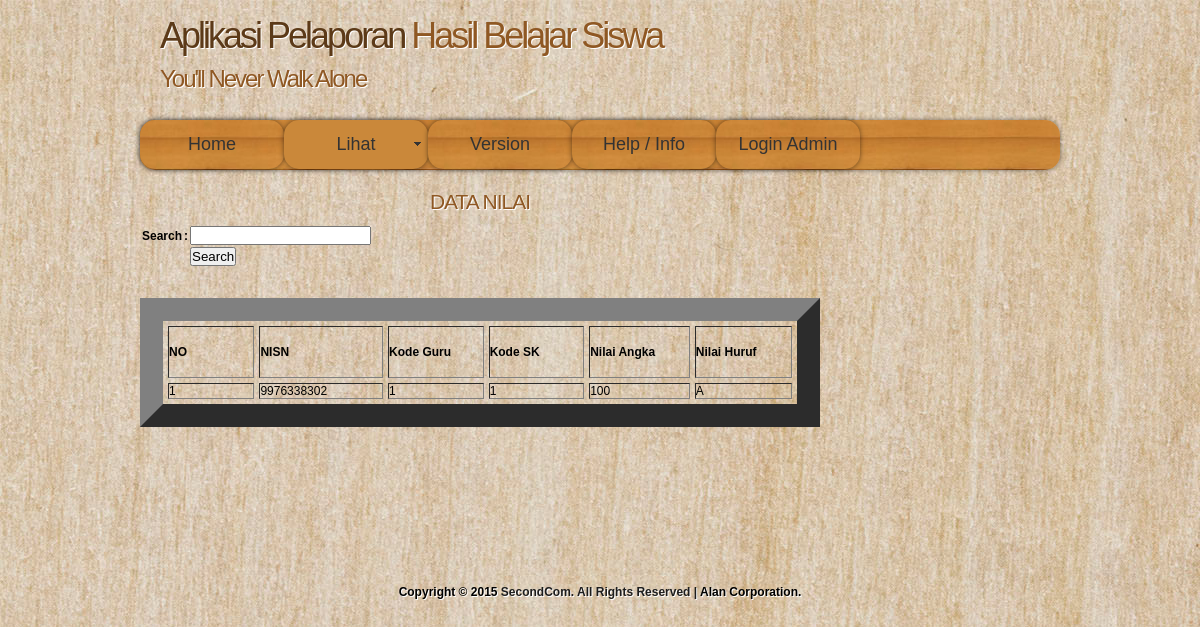
Screenshot of /ukAlan/user/tampil_nilai.php with the database file from the repository.
### tables this page shows
CREATE TABLE IF NOT EXISTS `nilai` (
  `NISN` char(10) NOT NULL,
  `Kode_guru` char(5) NOT NULL,
  `Kode_sk` char(5) NOT NULL,
  `Nilai_angka` varchar(8) NOT NULL,
  `Nilai_huruf` varchar(8) NOT NULL,
  PRIMARY KEY (`NISN`)
);

### ukAlan/user/tampil_nilai.php (the view, shortened to what this page needs)
<?php require_once('../Connections/koneksi.php'); ?>
<?php
$maxRows_nilai = 10;
$pageNum_nilai = 0;
$startRow_nilai = $pageNum_nilai * $maxRows_nilai;
$query_nilai = "SELECT * FROM nilai";
$query_limit_nilai = sprintf("%s LIMIT %d, %d", $query_nilai, $startRow_nilai, $maxRows_nilai);
$nilai = mysql_query($query_limit_nilai, $koneksi) or die(mysql_error());
$row_nilai = mysql_fetch_assoc($nilai);
?>
<!DOCTYPE html PUBLIC "-//W3C//DTD XHTML 1.1//EN" "http://www.w3.org/TR/xhtml11/DTD/xhtml11.dtd">
<html xmlns="http://www.w3.org/1999/xhtml" xml:lang="en">
<head>
  <link rel="stylesheet" type="text/css" href="../css/style.css" />
<link href="../SpryAssets/SpryMenuBarHorizontal.css" rel="stylesheet" type="text/css" />
</head>
<body>
  <div id="main">
    <div id="header">
	  <div id="banner">
	    <div id="welcome">
	      <h1><span>Aplikasi Pelaporan</span> Hasil Belajar Siswa</h1>
	    </div>
	    <div id="welcome_slogan">
	      <h1>You'll Never Walk Alone</h1>
	    </div>
	  </div>
    </div>
	<div id="menubar">
     <ul id="MenuBar1" class="MenuBarHorizontal">
<li class="current"><a href="../index.php">Home</a></li>
         <li><a class="MenuBarItemSubmenu" href="#">Lihat</a>
    </li>
         <li><a href="version.php">Version</a></li>
          <li><a href="help.php">Help / Info</a></li>
           <li><a href="../login">Login Admin</a></li>
</ul>
</div>
</div>
	<div id="site_content">
	  <div class="sidebar_container">
      </div>
	  <div id="content">
        <div class="content_item">
        <h1><div align="center">DATA NILAI</div></h1>
        <div align="left">
<form action="" method="post" enctype="multipart/form-data" name="form1">
<table width="200" border="0">
  <tr>
    <td width="47"><strong>Search</strong></td>
    <td width="10"><strong>:</strong></td>
    <td width="129">
      <label>
        <input type="text" name="search" id="search" />
      </label>
    </td>
  </tr>
  <tr>
    <td>&nbsp;</td>
    <td>&nbsp;</td>
    <td>
      <label>
        <input type="submit" name="search2" id="search2" value="Search" />
      </label>
    </td>
  </tr>
</table>
</form>
</div>
<p>&nbsp;</p>
        <div align="center"><table border="23" align="center" cellpadding="5" cellspacing="5">
          <tr>
            <td width="300px" height="50"><strong>NO</strong></td>
            <td width="300px" height="50"><strong>NISN</strong></td>
            <td width="300px" height="50"><strong>Kode Guru</strong></td>
            <td width="300px" height="50"><strong>Kode SK</strong></td>
            <td width="300px" height="50"><strong>Nilai Angka</strong></td>
            <td width="300px" height="50"><strong>Nilai Huruf</strong></td>
          </tr>
          <?php
		  if ((isset($_POST['search2'])) && ($_POST['search'] != "")) {
					$search = $_POST['search'];
					$sql="SELECT * FROM nilai WHERE NISN='$search' OR Kode_guru='$search' OR kode_sk='$search' OR Nilai_angka='$search' OR Nilai_huruf='$search' ;";
					$eksekusi_sql = mysql_query($sql,$koneksi) or die(mysql_error());
					$cari = mysql_fetch_assoc($eksekusi_sql);
			  $no = 1;
		  do { ?>
            <tr>
              <td><?php echo $no; ?></td>
              <td><?php echo $cari['NISN']; ?></td>
              <td><?php echo $cari['Kode_guru']; ?></td>
              <td><?php echo $cari['Kode_sk']; ?></td>
              <td><?php echo $cari['Nilai_angka']; ?></td>
              <td><?php echo $cari['Nilai_huruf']; ?></td>
            </tr>
            <?php
			$no++;
			} while ($cari = mysql_fetch_assoc($eksekusi_sql));
			}else{
			  $no = 1;
		  do { ?>
            <tr>
              <td><?php echo $no; ?></td>
              <td><?php echo $row_nilai['NISN']; ?></td>
              <td><?php echo $row_nilai['Kode_guru']; ?></td>
              <td><?php echo $row_nilai['Kode_sk']; ?></td>
              <td><?php echo $row_nilai['Nilai_angka']; ?></td>
              <td><?php echo $row_nilai['Nilai_huruf']; ?></td>
            </tr>
            <?php
			$no++;
			} while ($row_nilai = mysql_fetch_assoc($nilai)); }?>
            </div>
		  </div>
		    </div>
		  </div>
	  <br style="clear:both"/>
  <div id="footer"><br /><br /><br /><br /><br /><br />
  Copyright © 2015 <a href="http://www.second.com">SecondCom. All Rights Reserved | </a> Alan Corporation.
  </div>
</body>
</html>

### ukAlan/css/style.css (style rules this page uses)
html { height: 100%; }
* { margin: 0; padding: 0; }
body { background: transparent url(../images/pattern.jpg) repeat; color: #000; font-family: Arial, Helvetica, sans-serif; font-size: 12px; font-style: normal; font-weight: normal; font-variant: normal; }
p { padding: 0 0 10px 0; line-height: 1.7em; font-size: 100% }
h1, h2, h3, h4, h5, h6 { font: normal 175% Arial, Helvetica, sans-serif; color: #8F5823; text-shadow: 1px 1px #fff; letter-spacing: -1px; margin: 0 0 10px 0; }
span { color: #5C3A18; }
a, a:hover { color: #1D1D1D; background: transparent; outline: none; text-decoration: none; }
ul { margin: 2px 0 22px 30px; line-height: 1.7em; font-style: normal; font-size: 100%; }
#main, #header, #banner, #menubar, #site_content, #footer, #content_grey { margin-left: auto; margin-right: auto; }
#main { background: transparent; }
#header { width: 920px; height: 120px; background: transparent; }
#banner { width: 920px; position: relative; height: 50px; padding: 15px 0 0 0; background: transparent; }
#menubar { width: 920px; height: 50px; text-align: center; margin: 0 auto; background: transparent url(../images/menu_pattern.jpg) repeat; border-radius: 15px 15px 15px 15px; -moz-border-radius: 15px 15px 15px 15px; -webkit-border: 15px 15px 15px 15px; -webkit-box-shadow: rgba(0, 0, 0, 0.5) 0px 0px 5px; -moz-box-shadow: rgba(0, 0, 0, 0.5) 0px 0px 5px; box-shadow: rgba(0, 0, 0, 0.5) 0px 0px 5px; font-size: 18px; }
#welcome { width: 880px; float: left; height: 50px; margin: 0 auto; padding-left: 20px; background: transparent; }
#welcome_slogan { width: 880px; float: left; height: 50px; margin: 0 auto; padding-left: 20px; background: transparent; }
#welcome H1 { font: normal 300% Arial, Helvetica, sans-serif; letter-spacing: -3px; text-shadow: 1px 1px #FFF; color: #8F5823; }
#welcome_slogan H1 { font: normal 200% Arial, Helvetica, sans-serif; letter-spacing: -2px; text-shadow: 1px 1px #FFF; color: #8F5823; }
#site_content { width: 920px; overflow: hidden; margin: 0 auto; }
.sidebar_container { float: right; margin: 10px 0 0 20px; width: 215px; padding: 0; }
#content { width: 680px; margin-bottom: 20px; float: left; }
.content_item { width: 680px; margin-top: 20px; margin-bottom: 20px; }
#footer { width: 920px; height: 20px; font-weight: bold; padding-top: 20px; text-align: center; background: transparent; text-shadow: 1px 1px #fff; }
#footer a, #footer a:hover { text-decoration: none; padding-bottom: 20px; }
#footer a, #footer a:hover { text-decoration: none; }

### ukAlan/SpryAssets/SpryMenuBarHorizontal.css (style rules this page uses)
ul.MenuBarHorizontal { margin: 0; padding: 0; list-style-type: none; font-size: 100%; cursor: default; width: auto; }
ul.MenuBarHorizontal li { margin: 0; padding: 0; list-style-type: none; font-size: 100%; position: relative; text-align: left; cursor: pointer; width: 8em; float: left; }
ul.MenuBarHorizontal a { text-align: center; margin: 0 auto; background: transparent url(../images/menu_pattern.jpg) repeat; border-radius: 15px 15px 15px 15px; -moz-border-radius: 15px 15px 15px 15px; -webkit-border: 15px 15px 15px 15px; -webkit-box-shadow: rgba(0, 0, 0, 0.5) 0px 0px 5px; -moz-box-shadow: rgba(0, 0, 0, 0.5) 0px 0px 5px; box-shadow: rgba(0, 0, 0, 0.5) 0px 0px 5px; font-size: 18px; display: block; cursor: pointer; background-color: #CA883A; padding: 0.5em 0.75em; color: #333; text-decoration: none; }
ul.MenuBarHorizontal a.MenuBarItemSubmenu { background-image: url(SpryMenuBarDown.gif); background-repeat: no-repeat; background-position: 95% 50%; }

### rows the page displays
nilai: NISN "9976338302", Kode_guru "1", Kode_sk "1", Nilai_angka "100", Nilai_huruf "A"
